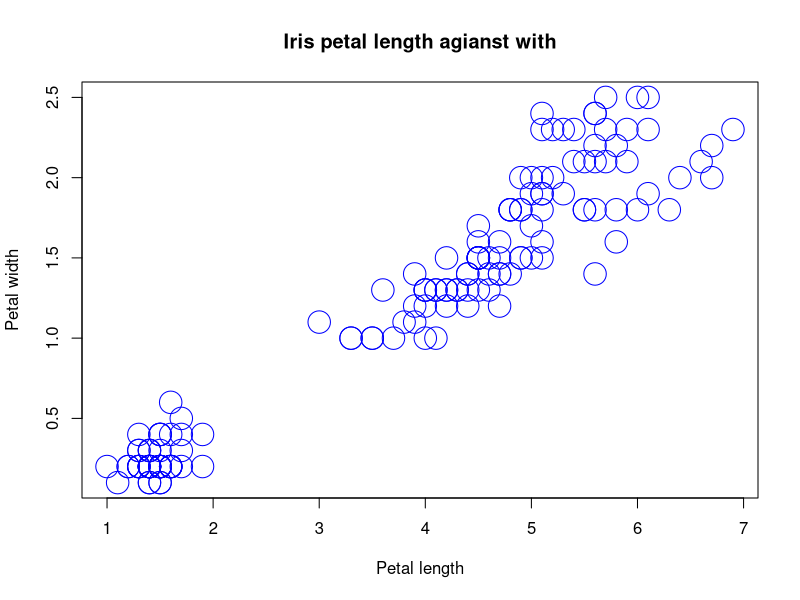

Reproduce this figure in R.
#peepeepoopoo
plot(
  x = iris$Petal.Length,
  y = iris$Petal.Width,
  xlab = "Petal length",
  ylab = "Petal width",
  cex = 3,
  pch=21,
  col = "blue",
  main = "Iris petal length agianst with"
) 
